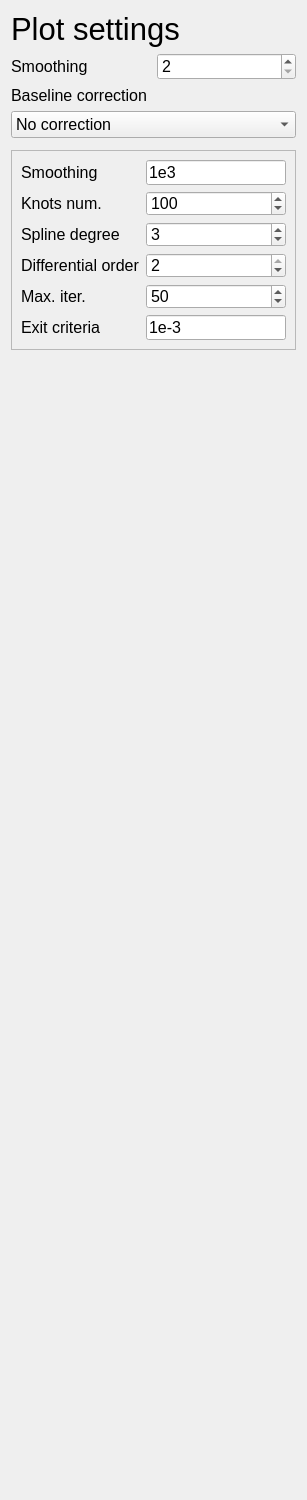
<?xml version="1.0" encoding="UTF-8"?>
<ui version="4.0">
 <class>mainWindow</class>
 <widget class="QWidget" name="mainWindow">
  <property name="geometry">
   <rect>
    <x>0</x>
    <y>0</y>
    <width>307</width>
    <height>1500</height>
   </rect>
  </property>
  <property name="sizePolicy">
   <sizepolicy hsizetype="Expanding" vsizetype="Expanding">
    <horstretch>0</horstretch>
    <verstretch>0</verstretch>
   </sizepolicy>
  </property>
  <property name="minimumSize">
   <size>
    <width>0</width>
    <height>600</height>
   </size>
  </property>
  <property name="windowTitle">
   <string>Form</string>
  </property>
  <property name="styleSheet">
   <string notr="true">#MainWindow{
	/*background-color:  #140019;*/
}
/*background-color: rgb(43, 43, 43);*/

#mainFrame{
	/*background-color: #140019;*/
	border-radius: 10px;
}
QPushButton{
	/*border: 1px solid rgb(89, 89, 89); */
	background-color: #2F3133;
	padding: 10px;
	/*background-color: #040f13;*/
	/*background-color: #2b192f;*/
	border-radius: 5px;
}

QSpinBox{
	/*background-color: #333333;*/
}
QComboBox{
	/*background-color: #333333;*/
}

DisabledCBoxItem{
	/*color:  rgb(83, 83, 83);*/
}

QLineEdit{
	/*background-color: #2b192f;*/
}

Line{
	/*color: rgb(255, 255, 255);*/
	/*border-color: rgb(20, 12, 255);*/
	/*color: rgb(44, 255, 21);*/
}</string>
  </property>
  <layout class="QVBoxLayout" name="verticalLayout_3">
   <item>
    <widget class="QFrame" name="mainFrame">
     <property name="sizePolicy">
      <sizepolicy hsizetype="Preferred" vsizetype="Preferred">
       <horstretch>0</horstretch>
       <verstretch>0</verstretch>
      </sizepolicy>
     </property>
     <property name="minimumSize">
      <size>
       <width>0</width>
       <height>600</height>
      </size>
     </property>
     <property name="frameShape">
      <enum>QFrame::StyledPanel</enum>
     </property>
     <property name="frameShadow">
      <enum>QFrame::Raised</enum>
     </property>
     <layout class="QVBoxLayout" name="verticalLayout">
      <property name="leftMargin">
       <number>0</number>
      </property>
      <property name="topMargin">
       <number>0</number>
      </property>
      <property name="rightMargin">
       <number>0</number>
      </property>
      <property name="bottomMargin">
       <number>10</number>
      </property>
      <item>
       <widget class="QLabel" name="mainTitle">
        <property name="font">
         <font>
          <pointsize>23</pointsize>
         </font>
        </property>
        <property name="text">
         <string>Plot settings</string>
        </property>
       </widget>
      </item>
      <item>
       <layout class="QGridLayout" name="smoothingGrid">
        <item row="0" column="0">
         <widget class="QLabel" name="smoothingLabel">
          <property name="font">
           <font>
            <pointsize>12</pointsize>
           </font>
          </property>
          <property name="text">
           <string>Smoothing</string>
          </property>
         </widget>
        </item>
        <item row="0" column="1">
         <widget class="QSpinBox" name="smoothingSpinBox">
          <property name="font">
           <font>
            <pointsize>12</pointsize>
           </font>
          </property>
          <property name="minimum">
           <number>2</number>
          </property>
          <property name="maximum">
           <number>999</number>
          </property>
          <property name="value">
           <number>2</number>
          </property>
         </widget>
        </item>
       </layout>
      </item>
      <item>
       <widget class="QLabel" name="label">
        <property name="font">
         <font>
          <pointsize>12</pointsize>
         </font>
        </property>
        <property name="text">
         <string>Baseline correction</string>
        </property>
       </widget>
      </item>
      <item>
       <widget class="QComboBox" name="baselineCorrectionCBox">
        <property name="sizePolicy">
         <sizepolicy hsizetype="Preferred" vsizetype="Fixed">
          <horstretch>0</horstretch>
          <verstretch>0</verstretch>
         </sizepolicy>
        </property>
        <property name="font">
         <font>
          <pointsize>12</pointsize>
         </font>
        </property>
        <item>
         <property name="text">
          <string>No correction</string>
         </property>
        </item>
        <item>
         <property name="text">
          <string>Modified poly.</string>
         </property>
        </item>
        <item>
         <property name="text">
          <string>PSspline airPLS</string>
         </property>
        </item>
        <item>
         <property name="text">
          <string>Rolling ball</string>
         </property>
        </item>
       </widget>
      </item>
      <item>
       <widget class="QFrame" name="modpolyFrame">
        <property name="maximumSize">
         <size>
          <width>16777215</width>
          <height>0</height>
         </size>
        </property>
        <property name="frameShape">
         <enum>QFrame::StyledPanel</enum>
        </property>
        <property name="frameShadow">
         <enum>QFrame::Raised</enum>
        </property>
        <layout class="QGridLayout" name="gridLayout_2">
         <item row="0" column="0">
          <widget class="QLabel" name="polyOrderLabel">
           <property name="font">
            <font>
             <pointsize>12</pointsize>
            </font>
           </property>
           <property name="text">
            <string>Polynomial order</string>
           </property>
          </widget>
         </item>
         <item row="0" column="1">
          <widget class="QSpinBox" name="PolyOrderSpinBox">
           <property name="font">
            <font>
             <pointsize>12</pointsize>
            </font>
           </property>
          </widget>
         </item>
         <item row="1" column="0">
          <widget class="QLabel" name="exitCriteriaLabel">
           <property name="font">
            <font>
             <pointsize>12</pointsize>
            </font>
           </property>
           <property name="text">
            <string>Exit criteria</string>
           </property>
          </widget>
         </item>
         <item row="1" column="1">
          <widget class="QLineEdit" name="exitCriteriaLineEdit">
           <property name="font">
            <font>
             <pointsize>12</pointsize>
            </font>
           </property>
           <property name="inputMask">
            <string>0e-0</string>
           </property>
           <property name="text">
            <string>1e-3</string>
           </property>
          </widget>
         </item>
        </layout>
       </widget>
      </item>
      <item>
       <widget class="QFrame" name="psplineFrame">
        <property name="maximumSize">
         <size>
          <width>16777215</width>
          <height>200</height>
         </size>
        </property>
        <property name="frameShape">
         <enum>QFrame::StyledPanel</enum>
        </property>
        <property name="frameShadow">
         <enum>QFrame::Raised</enum>
        </property>
        <layout class="QGridLayout" name="gridLayout_3">
         <item row="2" column="1">
          <widget class="QSpinBox" name="splineSpinBox">
           <property name="font">
            <font>
             <pointsize>12</pointsize>
            </font>
           </property>
           <property name="value">
            <number>3</number>
           </property>
          </widget>
         </item>
         <item row="1" column="1">
          <widget class="QSpinBox" name="knotsSpinBox">
           <property name="font">
            <font>
             <pointsize>12</pointsize>
            </font>
           </property>
           <property name="maximum">
            <number>1000</number>
           </property>
           <property name="value">
            <number>100</number>
           </property>
          </widget>
         </item>
         <item row="2" column="0">
          <widget class="QLabel" name="splineLabel">
           <property name="font">
            <font>
             <pointsize>12</pointsize>
            </font>
           </property>
           <property name="text">
            <string>Spline degree</string>
           </property>
          </widget>
         </item>
         <item row="1" column="0">
          <widget class="QLabel" name="knotsLabel">
           <property name="font">
            <font>
             <pointsize>12</pointsize>
            </font>
           </property>
           <property name="text">
            <string>Knots num.</string>
           </property>
          </widget>
         </item>
         <item row="4" column="1">
          <widget class="QSpinBox" name="maxIterSpinBox">
           <property name="font">
            <font>
             <pointsize>12</pointsize>
            </font>
           </property>
           <property name="cursor">
            <cursorShape>ArrowCursor</cursorShape>
           </property>
           <property name="minimum">
            <number>1</number>
           </property>
           <property name="value">
            <number>50</number>
           </property>
          </widget>
         </item>
         <item row="5" column="1">
          <widget class="QLineEdit" name="exitCriteriaPSPLineEdit">
           <property name="font">
            <font>
             <pointsize>12</pointsize>
            </font>
           </property>
           <property name="inputMask">
            <string>0e-0</string>
           </property>
           <property name="text">
            <string>1e-3</string>
           </property>
          </widget>
         </item>
         <item row="0" column="0">
          <widget class="QLabel" name="lamLabel">
           <property name="font">
            <font>
             <pointsize>12</pointsize>
            </font>
           </property>
           <property name="text">
            <string>Smoothing         </string>
           </property>
          </widget>
         </item>
         <item row="4" column="0">
          <widget class="QLabel" name="maxIterLabel">
           <property name="font">
            <font>
             <pointsize>12</pointsize>
            </font>
           </property>
           <property name="text">
            <string>Max. iter.</string>
           </property>
          </widget>
         </item>
         <item row="0" column="1">
          <widget class="QLineEdit" name="smoothingLineEdit">
           <property name="font">
            <font>
             <pointsize>12</pointsize>
            </font>
           </property>
           <property name="inputMask">
            <string>0e0</string>
           </property>
           <property name="text">
            <string>1e3</string>
           </property>
          </widget>
         </item>
         <item row="3" column="1">
          <widget class="QSpinBox" name="diffOrderSpinBox">
           <property name="font">
            <font>
             <pointsize>12</pointsize>
            </font>
           </property>
           <property name="minimum">
            <number>1</number>
           </property>
           <property name="maximum">
            <number>2</number>
           </property>
           <property name="value">
            <number>2</number>
           </property>
          </widget>
         </item>
         <item row="3" column="0">
          <widget class="QLabel" name="diffOrderLabel">
           <property name="font">
            <font>
             <pointsize>12</pointsize>
            </font>
           </property>
           <property name="text">
            <string>Differential order</string>
           </property>
          </widget>
         </item>
         <item row="5" column="0">
          <widget class="QLabel" name="exitCriteriaPSPLabel">
           <property name="font">
            <font>
             <pointsize>12</pointsize>
            </font>
           </property>
           <property name="text">
            <string>Exit criteria</string>
           </property>
          </widget>
         </item>
        </layout>
       </widget>
      </item>
      <item>
       <spacer name="verticalSpacer">
        <property name="orientation">
         <enum>Qt::Vertical</enum>
        </property>
        <property name="sizeHint" stdset="0">
         <size>
          <width>20</width>
          <height>40</height>
         </size>
        </property>
       </spacer>
      </item>
     </layout>
    </widget>
   </item>
  </layout>
 </widget>
 <resources/>
 <connections/>
</ui>
